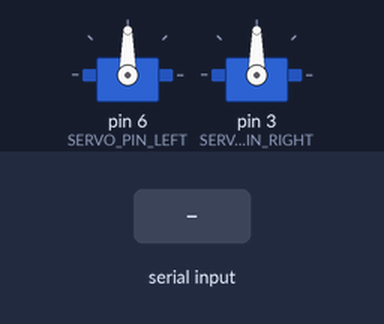
Simulated run of this sketch. Board: Arduino Uno, built with avr-gcc and run on an emulated ATmega328P. Shown: 2 × servo. The test bench sets the inputs (shaded band).

Above: at 1.2 s.
1.3 s: "F" received over the second serial link
At 1.7 s:
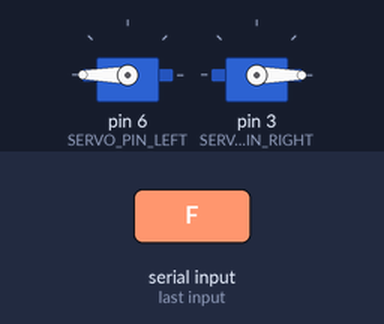
3.3 s: "B" received over the second serial link
At 3.7 s:
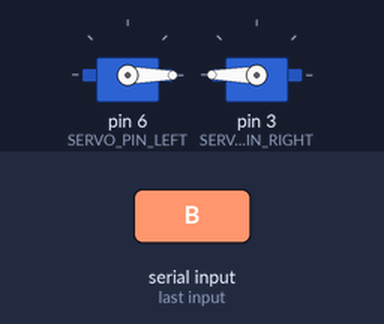
5.3 s: "L" received over the second serial link
At 5.7 s:
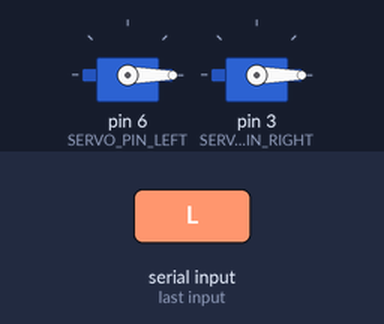
7.3 s: "R" received over the second serial link
At 7.7 s:
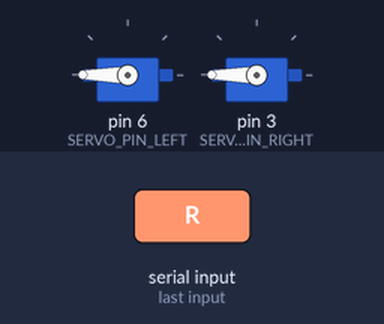
Timing chart, 0 to 10.3 s (numbered marks = the images above; inputs shaded):
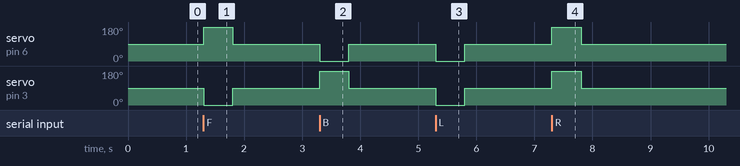

The sketch:

miniskybot-voice.ino
```cpp
/*
*
*   Voice controlled MiniSkybot 2 (Protocoder + Arduino + Bluetooth )
*
*   Authors: @MiguelAngel_LV and @josejuansanchez
*
*/

#include <SoftwareSerial.h>
#include <Servo.h>

#define RX_PIN 0
#define TX_PIN 1

SoftwareSerial BT(RX_PIN, TX_PIN);

#define SERVO_PIN_LEFT  6
#define SERVO_PIN_RIGHT 3

Servo servo_left;
Servo servo_right;

// Go forward
void forward()
{
  servo_left.write(180);
  servo_right.write(0);
}

// Go back
void back()
{
  servo_left.write(0);
  servo_right.write(180);
}

// Go right
void right()
{
  servo_left.write(180);
  servo_right.write(180);
}

// Go left
void left()
{
  servo_left.write(0);
  servo_right.write(0);
}

// Stop
void stopRobot()
{
  servo_left.write(90);
  servo_right.write(90);
}

void setup()
{
  BT.begin(9600);
  Serial.begin(9600);

  servo_left.attach(SERVO_PIN_LEFT);
  servo_right.attach(SERVO_PIN_RIGHT);
}

void loop()
{
  if (!BT.available()) {
    delay(100);
    return;
  }

  switch(BT.read()) {
    case 'F':
      forward();
      break;

    case 'B':
      back();
      break;

    case 'L':
      left();
      break;

    case 'R':
      right();
      break;
  }

  delay(500);
  stopRobot();
}
```

Measured:
- after the input at 1.3 s, servo on pin 6 (SERVO_PIN_LEFT): 90° → 180° at once, → 90° 0.50 s later; servo on pin 3 (SERVO_PIN_RIGHT): 90° → 0° at once, → 90° 0.50 s later
- after the input at 3.3 s, servo on pin 6 (SERVO_PIN_LEFT): 90° → 0° at once, → 90° 0.50 s later; servo on pin 3 (SERVO_PIN_RIGHT): 90° → 180° at once, → 90° 0.50 s later
- after the input at 5.3 s, servo on pin 6 (SERVO_PIN_LEFT), servo on pin 3 (SERVO_PIN_RIGHT): 90° → 0° at once, → 90° 0.50 s later
- after the input at 7.3 s, servo on pin 6 (SERVO_PIN_LEFT), servo on pin 3 (SERVO_PIN_RIGHT): 90° → 180° at once, → 90° 0.50 s later
